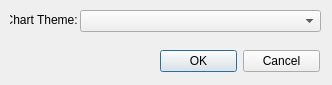
<?xml version="1.0" encoding="UTF-8"?>
<ui version="4.0">
 <class>Preferences</class>
 <widget class="QDialog" name="Preferences">
  <property name="geometry">
   <rect>
    <x>0</x>
    <y>0</y>
    <width>332</width>
    <height>85</height>
   </rect>
  </property>
  <property name="windowTitle">
   <string>Preferences</string>
  </property>
  <widget class="QDialogButtonBox" name="buttons_">
   <property name="geometry">
    <rect>
     <x>160</x>
     <y>50</y>
     <width>160</width>
     <height>23</height>
    </rect>
   </property>
   <property name="standardButtons">
    <set>QDialogButtonBox::Cancel|QDialogButtonBox::Ok</set>
   </property>
  </widget>
  <widget class="QLabel" name="label">
   <property name="geometry">
    <rect>
     <x>10</x>
     <y>10</y>
     <width>71</width>
     <height>20</height>
    </rect>
   </property>
   <property name="text">
    <string>Chart Theme: </string>
   </property>
   <property name="alignment">
    <set>Qt::AlignRight|Qt::AlignTrailing|Qt::AlignVCenter</set>
   </property>
  </widget>
  <widget class="QComboBox" name="chart_theme_">
   <property name="geometry">
    <rect>
     <x>80</x>
     <y>10</y>
     <width>241</width>
     <height>22</height>
    </rect>
   </property>
  </widget>
 </widget>
 <layoutdefault spacing="6" margin="11"/>
 <resources/>
 <connections/>
</ui>
